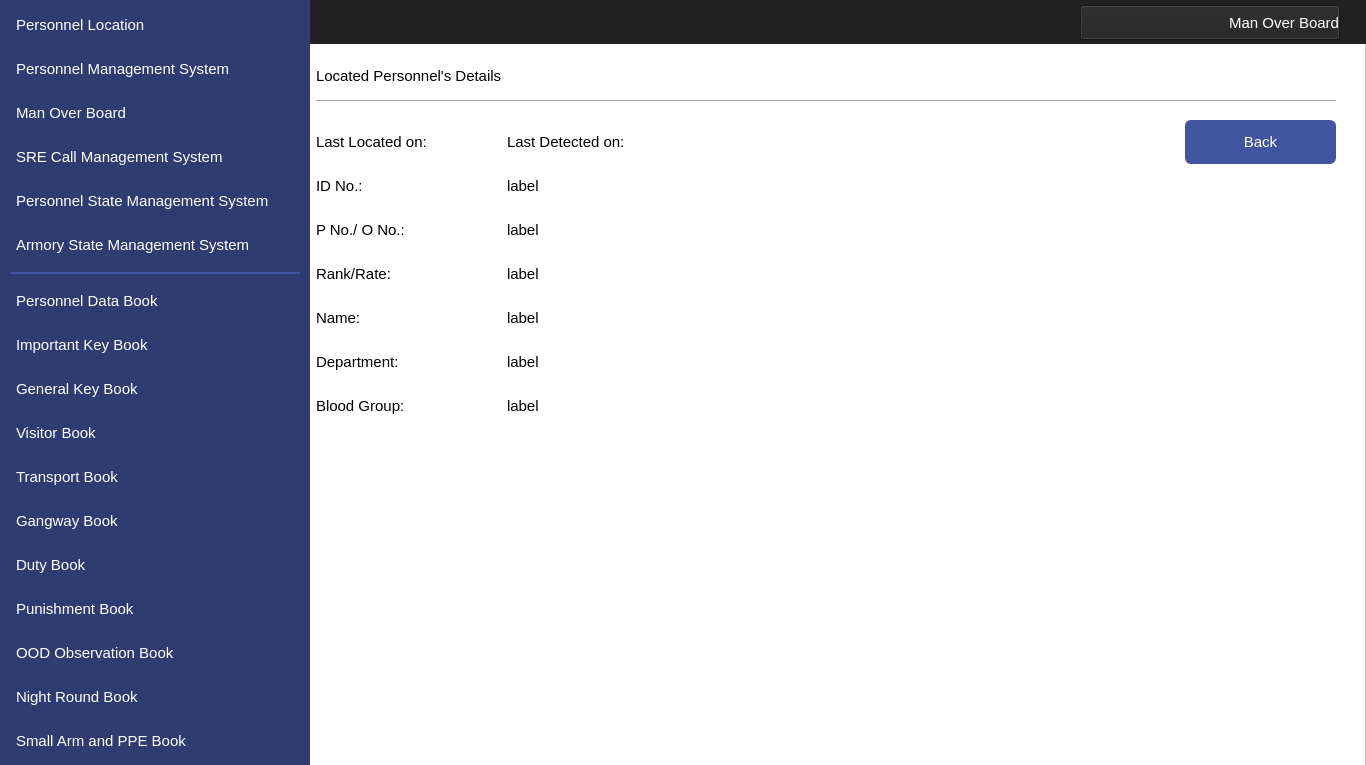
<?xml version="1.0" encoding="UTF-8"?>
<ui version="4.0">
 <class>MainWindow</class>
 <widget class="QMainWindow" name="MainWindow">
  <property name="geometry">
   <rect>
    <x>0</x>
    <y>0</y>
    <width>1366</width>
    <height>765</height>
   </rect>
  </property>
  <property name="windowTitle">
   <string>MainWindow</string>
  </property>
  <widget class="QWidget" name="centralwidget">
   <widget class="QFrame" name="frame">
    <property name="geometry">
     <rect>
      <x>0</x>
      <y>0</y>
      <width>1366</width>
      <height>768</height>
     </rect>
    </property>
    <property name="styleSheet">
     <string notr="true">background-color: #ffffff</string>
    </property>
    <property name="frameShape">
     <enum>QFrame::StyledPanel</enum>
    </property>
    <property name="frameShadow">
     <enum>QFrame::Raised</enum>
    </property>
    <widget class="QLabel" name="label">
     <property name="geometry">
      <rect>
       <x>0</x>
       <y>0</y>
       <width>310</width>
       <height>768</height>
      </rect>
     </property>
     <property name="styleSheet">
      <string notr="true">
background-color:#2F3C71;</string>
     </property>
     <property name="text">
      <string/>
     </property>
    </widget>
    <widget class="QLabel" name="label_2">
     <property name="geometry">
      <rect>
       <x>0</x>
       <y>0</y>
       <width>1366</width>
       <height>44</height>
      </rect>
     </property>
     <property name="styleSheet">
      <string notr="true">
background-color:#222222;</string>
     </property>
     <property name="text">
      <string/>
     </property>
    </widget>
    <widget class="QPushButton" name="navViewPunishment">
     <property name="geometry">
      <rect>
       <x>10</x>
       <y>587</y>
       <width>290</width>
       <height>44</height>
      </rect>
     </property>
     <property name="font">
      <font>
       <family>Segoe UI</family>
       <pointsize>11</pointsize>
      </font>
     </property>
     <property name="cursor">
      <cursorShape>PointingHandCursor</cursorShape>
     </property>
     <property name="styleSheet">
      <string notr="true">QPushButton 
{
    text-align: left;
    color: #ffffff;
    background-color:#2F3C71;
    border-width: 1px;
    border-color: #2F3C71;
    border-style: solid;
    border-radius: 6;
    padding: 3px;
    font-size: 11pt;
    padding-left: 5px;
    outline:none;
    padding-right: 5px;
    min-width: 40px;
}

QPushButton:hover
{
    background-color:#4154A0;
}


QPushButton:pressed
{
    background-color: #384889;
 	border-width: 3px;
    border-color: #5C70BC;
    border-style: solid;
    border-radius: 6;

}</string>
     </property>
     <property name="text">
      <string>Punishment Book</string>
     </property>
     <property name="icon">
      <iconset resource="../IconResource.qrc">
       <normaloff>:/images/punishment.png</normaloff>:/images/punishment.png</iconset>
     </property>
     <property name="iconSize">
      <size>
       <width>25</width>
       <height>25</height>
      </size>
     </property>
     <property name="flat">
      <bool>false</bool>
     </property>
    </widget>
    <widget class="QPushButton" name="navViewImpKey">
     <property name="geometry">
      <rect>
       <x>10</x>
       <y>323</y>
       <width>290</width>
       <height>44</height>
      </rect>
     </property>
     <property name="font">
      <font>
       <family>Segoe UI</family>
       <pointsize>11</pointsize>
      </font>
     </property>
     <property name="cursor">
      <cursorShape>PointingHandCursor</cursorShape>
     </property>
     <property name="styleSheet">
      <string notr="true">QPushButton 
{
    text-align: left;
    color: #ffffff;
    background-color:#2F3C71;
    border-width: 1px;
    border-color: #2F3C71;
    border-style: solid;
    border-radius: 6;
    padding: 3px;
    outline:none;
    font-size: 11pt;
    padding-left: 5px;
    padding-right: 5px;
    min-width: 40px;
}

QPushButton:hover
{
    background-color:#4154A0;
}
QPushButton:pressed
{
    background-color: #384889;
 	border-width: 3px;
    border-color: #5C70BC;
    border-style: solid;
    border-radius: 6;

}</string>
     </property>
     <property name="text">
      <string>Important Key Book</string>
     </property>
     <property name="icon">
      <iconset resource="../IconResource.qrc">
       <normaloff>:/images/impKey.png</normaloff>:/images/impKey.png</iconset>
     </property>
     <property name="iconSize">
      <size>
       <width>25</width>
       <height>25</height>
      </size>
     </property>
     <property name="flat">
      <bool>false</bool>
     </property>
    </widget>
    <widget class="QPushButton" name="navViewGenKey">
     <property name="geometry">
      <rect>
       <x>10</x>
       <y>367</y>
       <width>290</width>
       <height>44</height>
      </rect>
     </property>
     <property name="font">
      <font>
       <family>Segoe UI</family>
       <pointsize>11</pointsize>
      </font>
     </property>
     <property name="cursor">
      <cursorShape>PointingHandCursor</cursorShape>
     </property>
     <property name="styleSheet">
      <string notr="true">QPushButton 
{
    text-align: left;
    color: #ffffff;
    background-color:#2F3C71;
    border-width: 1px;
    border-color: #2F3C71;
    border-style: solid;
    border-radius: 6;
    padding: 3px;
    outline:none;
    font-size: 11pt;
    padding-left: 5px;
    padding-right: 5px;
    min-width: 40px;
}

QPushButton:hover
{
    background-color:#4154A0;
}

QPushButton:pressed
{
    background-color: #384889;
 	border-width: 3px;
    border-color: #5C70BC;
    border-style: solid;
    border-radius: 6;

}</string>
     </property>
     <property name="text">
      <string>General Key Book</string>
     </property>
     <property name="icon">
      <iconset resource="../IconResource.qrc">
       <normaloff>:/images/genKey.png</normaloff>:/images/genKey.png</iconset>
     </property>
     <property name="iconSize">
      <size>
       <width>25</width>
       <height>25</height>
      </size>
     </property>
     <property name="flat">
      <bool>false</bool>
     </property>
    </widget>
    <widget class="QPushButton" name="navViewVisitor">
     <property name="geometry">
      <rect>
       <x>10</x>
       <y>411</y>
       <width>290</width>
       <height>44</height>
      </rect>
     </property>
     <property name="font">
      <font>
       <family>Segoe UI</family>
       <pointsize>11</pointsize>
      </font>
     </property>
     <property name="cursor">
      <cursorShape>PointingHandCursor</cursorShape>
     </property>
     <property name="styleSheet">
      <string notr="true">QPushButton 
{
    text-align: left;
    color: #ffffff;
    background-color:#2F3C71;
    border-width: 1px;
    border-color: #2F3C71;
    border-style: solid;
    border-radius: 6;
    padding: 3px;
    outline:none;
    font-size: 11pt;
    padding-left: 5px;
    padding-right: 5px;
    min-width: 40px;
}

QPushButton:hover
{
    background-color:#4154A0;
}

QPushButton:pressed
{
    background-color: #384889;
 	border-width: 3px;
    border-color: #5C70BC;
    border-style: solid;
    border-radius: 6;
}</string>
     </property>
     <property name="text">
      <string>Visitor Book</string>
     </property>
     <property name="icon">
      <iconset resource="../IconResource.qrc">
       <normaloff>:/images/visitor.png</normaloff>:/images/visitor.png</iconset>
     </property>
     <property name="iconSize">
      <size>
       <width>25</width>
       <height>25</height>
      </size>
     </property>
     <property name="flat">
      <bool>false</bool>
     </property>
    </widget>
    <widget class="QPushButton" name="navViewTransport">
     <property name="geometry">
      <rect>
       <x>10</x>
       <y>455</y>
       <width>290</width>
       <height>44</height>
      </rect>
     </property>
     <property name="font">
      <font>
       <family>Segoe UI</family>
       <pointsize>11</pointsize>
      </font>
     </property>
     <property name="cursor">
      <cursorShape>PointingHandCursor</cursorShape>
     </property>
     <property name="styleSheet">
      <string notr="true">QPushButton 
{
    text-align: left;
    color: #ffffff;
    background-color:#2F3C71;
    border-width: 1px;
    border-color: #2F3C71;
    border-style: solid;
    border-radius: 6;
    padding: 3px;
    font-size: 11pt;
    padding-left: 5px;
    padding-right: 5px;
    outline:none;
    min-width: 40px;
}

QPushButton:hover
{
    background-color:#4154A0;
}
QPushButton:pressed
{
    background-color: #384889;
 	border-width: 3px;
    border-color: #5C70BC;
    border-style: solid;
    border-radius: 6;

}</string>
     </property>
     <property name="text">
      <string>Transport Book</string>
     </property>
     <property name="icon">
      <iconset resource="../IconResource.qrc">
       <normaloff>:/images/transport.png</normaloff>:/images/transport.png</iconset>
     </property>
     <property name="iconSize">
      <size>
       <width>25</width>
       <height>25</height>
      </size>
     </property>
     <property name="flat">
      <bool>false</bool>
     </property>
    </widget>
    <widget class="QPushButton" name="navViewGangway">
     <property name="geometry">
      <rect>
       <x>10</x>
       <y>499</y>
       <width>290</width>
       <height>44</height>
      </rect>
     </property>
     <property name="font">
      <font>
       <family>Segoe UI</family>
       <pointsize>11</pointsize>
      </font>
     </property>
     <property name="cursor">
      <cursorShape>PointingHandCursor</cursorShape>
     </property>
     <property name="styleSheet">
      <string notr="true">QPushButton 
{
    text-align: left;
    color: #ffffff;
    background-color:#2F3C71;
    border-width: 1px;
    border-color: #2F3C71;
    border-style: solid;
    border-radius: 6;
    padding: 3px;
    font-size: 11pt;
    padding-left: 5px;
    outline:none;
    padding-right: 5px;
    min-width: 40px;
}

QPushButton:hover
{
    background-color:#4154A0;
}
QPushButton:pressed
{
    background-color: #384889;
 	border-width: 3px;
    border-color: #5C70BC;
    border-style: solid;
    border-radius: 6;

}</string>
     </property>
     <property name="text">
      <string>Gangway Book</string>
     </property>
     <property name="icon">
      <iconset resource="../IconResource.qrc">
       <normaloff>:/images/gangway.png</normaloff>:/images/gangway.png</iconset>
     </property>
     <property name="iconSize">
      <size>
       <width>25</width>
       <height>25</height>
      </size>
     </property>
     <property name="flat">
      <bool>false</bool>
     </property>
    </widget>
    <widget class="QPushButton" name="navViewDuty">
     <property name="geometry">
      <rect>
       <x>10</x>
       <y>543</y>
       <width>290</width>
       <height>44</height>
      </rect>
     </property>
     <property name="font">
      <font>
       <family>Segoe UI</family>
       <pointsize>11</pointsize>
      </font>
     </property>
     <property name="cursor">
      <cursorShape>PointingHandCursor</cursorShape>
     </property>
     <property name="styleSheet">
      <string notr="true">QPushButton 
{
    text-align: left;
    color: #ffffff;
    background-color:#2F3C71;
    border-width: 1px;
    border-color: #2F3C71;
    border-style: solid;
    outline:none;
    border-radius: 6;
    padding: 3px;
    font-size: 11pt;
    padding-left: 5px;
    padding-right: 5px;
    min-width: 40px;
}

QPushButton:hover
{
    background-color:#4154A0;
}
QPushButton:pressed
{
    background-color: #384889;
 	border-width: 3px;
    border-color: #5C70BC;
    border-style: solid;
    border-radius: 6;

}</string>
     </property>
     <property name="text">
      <string>Duty Book</string>
     </property>
     <property name="icon">
      <iconset resource="../IconResource.qrc">
       <normaloff>:/images/duty.png</normaloff>:/images/duty.png</iconset>
     </property>
     <property name="iconSize">
      <size>
       <width>25</width>
       <height>25</height>
      </size>
     </property>
     <property name="flat">
      <bool>false</bool>
     </property>
    </widget>
    <widget class="QPushButton" name="navViewNight">
     <property name="geometry">
      <rect>
       <x>10</x>
       <y>675</y>
       <width>290</width>
       <height>44</height>
      </rect>
     </property>
     <property name="font">
      <font>
       <family>Segoe UI</family>
       <pointsize>11</pointsize>
      </font>
     </property>
     <property name="cursor">
      <cursorShape>PointingHandCursor</cursorShape>
     </property>
     <property name="styleSheet">
      <string notr="true">QPushButton 
{
    text-align: left;
    color: #ffffff;
    background-color:#2F3C71;
    border-width: 1px;
    border-color: #2F3C71;
    border-style: solid;
    border-radius: 6;
    padding: 3px;
    font-size: 11pt;
    padding-left: 5px;
    outline:none;
    padding-right: 5px;
    min-width: 40px;
}

QPushButton:hover
{
    background-color:#4154A0;
}
QPushButton:pressed
{
    background-color: #384889;
 	border-width: 3px;
    border-color: #5C70BC;
    border-style: solid;
    border-radius: 6;

}</string>
     </property>
     <property name="text">
      <string>Night Round Book</string>
     </property>
     <property name="icon">
      <iconset resource="../IconResource.qrc">
       <normaloff>:/images/night.png</normaloff>:/images/night.png</iconset>
     </property>
     <property name="iconSize">
      <size>
       <width>25</width>
       <height>25</height>
      </size>
     </property>
     <property name="flat">
      <bool>false</bool>
     </property>
    </widget>
    <widget class="QLabel" name="label_4">
     <property name="geometry">
      <rect>
       <x>10</x>
       <y>272</y>
       <width>290</width>
       <height>2</height>
      </rect>
     </property>
     <property name="styleSheet">
      <string notr="true">background-color:#4154A0;</string>
     </property>
     <property name="text">
      <string/>
     </property>
    </widget>
    <widget class="QPushButton" name="navViewMOB">
     <property name="geometry">
      <rect>
       <x>10</x>
       <y>91</y>
       <width>290</width>
       <height>44</height>
      </rect>
     </property>
     <property name="font">
      <font>
       <family>Segoe UI</family>
       <pointsize>11</pointsize>
      </font>
     </property>
     <property name="cursor">
      <cursorShape>PointingHandCursor</cursorShape>
     </property>
     <property name="styleSheet">
      <string notr="true">QPushButton 
{
    text-align: left;
    color: #ffffff;
    background-color:#2F3C71;
    border-width: 1px;
    border-color: #2F3C71;
    border-style: solid;
    outline:none;
    border-radius: 6;
    padding: 3px;
    font-size: 11pt;
    padding-left: 5px;
    padding-right: 5px;
    min-width: 40px;
}

QPushButton:active
{
    background-color:#4154A0;
}
QPushButton:hover
{
    background-color:#4154A0;
}
QPushButton:pressed
{
    background-color: #384889;
 	border-width: 3px;
    border-color: #5C70BC;
    border-style: solid;
    border-radius: 6;

}</string>
     </property>
     <property name="text">
      <string>Man Over Board</string>
     </property>
     <property name="icon">
      <iconset resource="../IconResource.qrc">
       <normaloff>:/images/mob.png</normaloff>:/images/mob.png</iconset>
     </property>
     <property name="iconSize">
      <size>
       <width>32</width>
       <height>32</height>
      </size>
     </property>
     <property name="flat">
      <bool>false</bool>
     </property>
    </widget>
    <widget class="QPushButton" name="navViewLocation">
     <property name="geometry">
      <rect>
       <x>10</x>
       <y>3</y>
       <width>290</width>
       <height>44</height>
      </rect>
     </property>
     <property name="font">
      <font>
       <family>Segoe UI</family>
       <pointsize>11</pointsize>
      </font>
     </property>
     <property name="cursor">
      <cursorShape>PointingHandCursor</cursorShape>
     </property>
     <property name="styleSheet">
      <string notr="true">QPushButton 
{
    text-align: left;
    color: #ffffff;
    background-color:#2F3C71;
    border-width: 1px;
    border-color: #2F3C71;
    border-style: solid;
    border-radius: 6;
    padding: 3px;
    font-size: 11pt;
    padding-left: 5px;
    padding-right: 5px;
    min-width: 40px;
    outline:none;
}

QPushButton:hover
{
    background-color:#4154A0;
}
QPushButton:pressed
{
    background-color: #384889;
 	border-width: 3px;
    border-color: #5C70BC;
    border-style: solid;
    border-radius: 6;

}</string>
     </property>
     <property name="text">
      <string>Personnel Location</string>
     </property>
     <property name="icon">
      <iconset resource="../IconResource.qrc">
       <normaloff>:/images/locate.png</normaloff>:/images/locate.png</iconset>
     </property>
     <property name="iconSize">
      <size>
       <width>25</width>
       <height>25</height>
      </size>
     </property>
     <property name="flat">
      <bool>false</bool>
     </property>
    </widget>
    <widget class="QPushButton" name="navViewManagement">
     <property name="geometry">
      <rect>
       <x>10</x>
       <y>47</y>
       <width>290</width>
       <height>44</height>
      </rect>
     </property>
     <property name="font">
      <font>
       <family>Segoe UI</family>
       <pointsize>11</pointsize>
      </font>
     </property>
     <property name="cursor">
      <cursorShape>PointingHandCursor</cursorShape>
     </property>
     <property name="styleSheet">
      <string notr="true">QPushButton 
{
    text-align: left;
    color: #ffffff;
    background-color:#2F3C71;
    border-width: 1px;
    border-color: #2F3C71;
    border-style: solid;
    border-radius: 6;
    padding: 3px;
    font-size: 11pt;
    padding-left: 5px;
    padding-right: 5px;
    min-width: 40px;
    outline:none;
}

QPushButton:hover
{
    background-color:#4154A0;
}
QPushButton:pressed
{
    background-color: #384889;
 	border-width: 3px;
    border-color: #5C70BC;
    border-style: solid;
    border-radius: 6;

}</string>
     </property>
     <property name="text">
      <string>Personnel Management System</string>
     </property>
     <property name="icon">
      <iconset resource="../IconResource.qrc">
       <normaloff>:/images/personnel.png</normaloff>:/images/personnel.png</iconset>
     </property>
     <property name="iconSize">
      <size>
       <width>32</width>
       <height>32</height>
      </size>
     </property>
     <property name="flat">
      <bool>false</bool>
     </property>
    </widget>
    <widget class="QPushButton" name="navViewPPE">
     <property name="geometry">
      <rect>
       <x>10</x>
       <y>719</y>
       <width>290</width>
       <height>44</height>
      </rect>
     </property>
     <property name="font">
      <font>
       <family>Segoe UI</family>
       <pointsize>11</pointsize>
      </font>
     </property>
     <property name="cursor">
      <cursorShape>PointingHandCursor</cursorShape>
     </property>
     <property name="styleSheet">
      <string notr="true">QPushButton 
{
    text-align: left;
    color: #ffffff;
    background-color:#2F3C71;
    border-width: 1px;
    border-color: #2F3C71;
    border-style: solid;
    outline:none;
    border-radius: 6;
    padding: 3px;
    font-size: 11pt;
    padding-left: 5px;
    padding-right: 5px;
    min-width: 40px;
    outline:none;
}

QPushButton:hover
{
    background-color:#4154A0;
}
QPushButton:pressed
{
    background-color: #384889;
 	border-width: 3px;
    border-color: #5C70BC;
    border-style: solid;
    border-radius: 6;

}</string>
     </property>
     <property name="text">
      <string>Small Arm and PPE Book</string>
     </property>
     <property name="icon">
      <iconset resource="../IconResource.qrc">
       <normaloff>:/images/armPPE.png</normaloff>:/images/armPPE.png</iconset>
     </property>
     <property name="iconSize">
      <size>
       <width>25</width>
       <height>25</height>
      </size>
     </property>
     <property name="flat">
      <bool>false</bool>
     </property>
    </widget>
    <widget class="QPushButton" name="navViewOOD">
     <property name="geometry">
      <rect>
       <x>10</x>
       <y>631</y>
       <width>290</width>
       <height>44</height>
      </rect>
     </property>
     <property name="font">
      <font>
       <family>Segoe UI</family>
       <pointsize>11</pointsize>
      </font>
     </property>
     <property name="cursor">
      <cursorShape>PointingHandCursor</cursorShape>
     </property>
     <property name="styleSheet">
      <string notr="true">QPushButton 
{
    text-align: left;
    color: #ffffff;
    background-color:#2F3C71;
    border-width: 1px;
    border-color: #2F3C71;
    border-style: solid;
    border-radius: 6;
    padding: 3px;
    font-size: 11pt;
    padding-left: 5px;
    outline:none;
    padding-right: 5px;
    min-width: 40px;
}

QPushButton:hover
{
    background-color:#4154A0;
}
QPushButton:pressed
{
    background-color: #384889;
 	border-width: 3px;
    border-color: #5C70BC;
    border-style: solid;
    border-radius: 6;

}</string>
     </property>
     <property name="text">
      <string>OOD Observation Book</string>
     </property>
     <property name="icon">
      <iconset resource="../IconResource.qrc">
       <normaloff>:/images/oodObserve.png</normaloff>:/images/oodObserve.png</iconset>
     </property>
     <property name="iconSize">
      <size>
       <width>25</width>
       <height>25</height>
      </size>
     </property>
     <property name="flat">
      <bool>false</bool>
     </property>
    </widget>
    <widget class="QPushButton" name="navViewCMS">
     <property name="geometry">
      <rect>
       <x>10</x>
       <y>135</y>
       <width>290</width>
       <height>44</height>
      </rect>
     </property>
     <property name="font">
      <font>
       <family>Segoe UI</family>
       <pointsize>11</pointsize>
      </font>
     </property>
     <property name="cursor">
      <cursorShape>PointingHandCursor</cursorShape>
     </property>
     <property name="styleSheet">
      <string notr="true">QPushButton 
{
    text-align: left;
    color: #ffffff;
    background-color:#2F3C71;
    border-width: 1px;
    border-color: #2F3C71;
    border-style: solid;
    border-radius: 6;
    padding: 3px;
    font-size: 11pt;
    padding-left: 5px;
    padding-right: 5px;
    outline:none;
    min-width: 40px;
}

QPushButton:hover
{
    background-color:#4154A0;
}
QPushButton:pressed
{
    background-color: #384889;
 	border-width: 3px;
    border-color: #5C70BC;
    border-style: solid;
    border-radius: 6;

}</string>
     </property>
     <property name="text">
      <string>SRE Call Management System</string>
     </property>
     <property name="icon">
      <iconset resource="../IconResource.qrc">
       <normaloff>:/images/sreCall.png</normaloff>:/images/sreCall.png</iconset>
     </property>
     <property name="iconSize">
      <size>
       <width>25</width>
       <height>25</height>
      </size>
     </property>
     <property name="flat">
      <bool>false</bool>
     </property>
    </widget>
    <widget class="QPushButton" name="pushButton">
     <property name="enabled">
      <bool>true</bool>
     </property>
     <property name="geometry">
      <rect>
       <x>1080</x>
       <y>5</y>
       <width>260</width>
       <height>35</height>
      </rect>
     </property>
     <property name="font">
      <font>
       <family>Segoe UI</family>
       <pointsize>11</pointsize>
      </font>
     </property>
     <property name="styleSheet">
      <string notr="true"> text-align: right;
    color: #ffffff;
    background-color:#222222;</string>
     </property>
     <property name="text">
      <string>Man Over Board</string>
     </property>
     <property name="icon">
      <iconset resource="../IconResource.qrc">
       <normaloff>:/images/mob.png</normaloff>:/images/mob.png</iconset>
     </property>
     <property name="iconSize">
      <size>
       <width>32</width>
       <height>32</height>
      </size>
     </property>
    </widget>
    <widget class="QPushButton" name="pushButton_2">
     <property name="enabled">
      <bool>true</bool>
     </property>
     <property name="geometry">
      <rect>
       <x>316</x>
       <y>680</y>
       <width>100</width>
       <height>80</height>
      </rect>
     </property>
     <property name="styleSheet">
      <string notr="true"> border:1px solid #fff;
    border-radius:4px;
    outline:none;</string>
     </property>
     <property name="text">
      <string/>
     </property>
     <property name="icon">
      <iconset resource="../IconResource.qrc">
       <normaloff>:/images/logoMTIP.png</normaloff>:/images/logoMTIP.png</iconset>
     </property>
     <property name="iconSize">
      <size>
       <width>200</width>
       <height>200</height>
      </size>
     </property>
    </widget>
    <widget class="QPushButton" name="navViewPersonnel">
     <property name="geometry">
      <rect>
       <x>10</x>
       <y>279</y>
       <width>290</width>
       <height>44</height>
      </rect>
     </property>
     <property name="font">
      <font>
       <family>Segoe UI</family>
       <pointsize>11</pointsize>
      </font>
     </property>
     <property name="cursor">
      <cursorShape>PointingHandCursor</cursorShape>
     </property>
     <property name="styleSheet">
      <string notr="true">QPushButton 
{
    text-align: left;
    color: #ffffff;
    background-color:#2F3C71;
    border-width: 1px;
    border-color: #2F3C71;
    border-style: solid;
    border-radius: 6;
    outline:none;
    padding: 3px;
    font-size: 11pt;
    padding-left: 5px;
    padding-right: 5px;
    min-width: 40px;
}

QPushButton:hover
{
    background-color:#4154A0;
}

QPushButton:pressed
{
    background-color: #384889;
 	border-width: 3px;
    border-color: #5C70BC;
    border-style: solid;
    border-radius: 6;

}</string>
     </property>
     <property name="text">
      <string>Personnel Data Book</string>
     </property>
     <property name="icon">
      <iconset resource="../IconResource.qrc">
       <normaloff>:/images/personnelData.png</normaloff>:/images/personnelData.png</iconset>
     </property>
     <property name="iconSize">
      <size>
       <width>25</width>
       <height>25</height>
      </size>
     </property>
     <property name="flat">
      <bool>false</bool>
     </property>
    </widget>
    <widget class="QPushButton" name="navViewStatePersonnel">
     <property name="geometry">
      <rect>
       <x>10</x>
       <y>179</y>
       <width>290</width>
       <height>44</height>
      </rect>
     </property>
     <property name="font">
      <font>
       <family>Segoe UI</family>
       <pointsize>11</pointsize>
      </font>
     </property>
     <property name="cursor">
      <cursorShape>PointingHandCursor</cursorShape>
     </property>
     <property name="styleSheet">
      <string notr="true">QPushButton 
{
    text-align: left;
    color: #ffffff;
    background-color:#2F3C71;
    border-width: 1px;
    border-color: #2F3C71;
    border-style: solid;
    border-radius: 6;
    padding: 3px;
    font-size: 11pt;
    padding-left: 5px;
    outline:none;
    padding-right: 5px;
    min-width: 40px;
}

QPushButton:hover
{
    background-color:#4154A0;
}
QPushButton:pressed
{
    background-color: #384889;
 	border-width: 3px;
    border-color: #5C70BC;
    border-style: solid;
    border-radius: 6;

}</string>
     </property>
     <property name="text">
      <string>Personnel State Management System</string>
     </property>
     <property name="icon">
      <iconset resource="../IconResource.qrc">
       <normaloff>:/images/armoryState.png</normaloff>:/images/armoryState.png</iconset>
     </property>
     <property name="iconSize">
      <size>
       <width>25</width>
       <height>25</height>
      </size>
     </property>
     <property name="flat">
      <bool>false</bool>
     </property>
    </widget>
    <widget class="QPushButton" name="navMob">
     <property name="geometry">
      <rect>
       <x>1185</x>
       <y>120</y>
       <width>151</width>
       <height>44</height>
      </rect>
     </property>
     <property name="font">
      <font>
       <family>Segoe UI</family>
       <pointsize>11</pointsize>
      </font>
     </property>
     <property name="cursor">
      <cursorShape>PointingHandCursor</cursorShape>
     </property>
     <property name="styleSheet">
      <string notr="true">QPushButton
{
    color: #ffffff;
    background-color:#4154A0;
    border-width: 1px;
    border-color: #4154A0;
    border-style: solid;
    border-radius: 6;
    padding: 3px;
    outline:none;
    font-size: 11pt;
    padding-left: 5px;
    padding-right: 5px;
    min-width: 40px;
}

QPushButton:hover
{
    background-color:#384889
}
QPushButton:pressed
{
    background-color: #384889;
 	border-width: 3px;
    border-color: #5C70BC;
    border-style: solid;
    border-radius: 6;

}</string>
     </property>
     <property name="text">
      <string>Back</string>
     </property>
     <property name="icon">
      <iconset resource="../IconResource.qrc">
       <normaloff>:/images/back.png</normaloff>:/images/back.png</iconset>
     </property>
     <property name="iconSize">
      <size>
       <width>25</width>
       <height>25</height>
      </size>
     </property>
    </widget>
    <widget class="QPushButton" name="navViewStateArmory">
     <property name="geometry">
      <rect>
       <x>10</x>
       <y>223</y>
       <width>290</width>
       <height>44</height>
      </rect>
     </property>
     <property name="font">
      <font>
       <family>Segoe UI</family>
       <pointsize>11</pointsize>
      </font>
     </property>
     <property name="cursor">
      <cursorShape>PointingHandCursor</cursorShape>
     </property>
     <property name="styleSheet">
      <string notr="true">QPushButton 
{
    text-align: left;
    color: #ffffff;
    background-color:#2F3C71;
    border-width: 1px;
    border-color: #2F3C71;
    border-style: solid;
    border-radius: 6;
    outline:none;
    padding: 3px;
    font-size: 11pt;
    padding-left: 5px;
    padding-right: 5px;
    min-width: 40px;
}

QPushButton:hover
{
    background-color:#4154A0;
}
QPushButton:pressed
{
    background-color: #384889;
 	border-width: 3px;
    border-color: #5C70BC;
    border-style: solid;
    border-radius: 6;

}</string>
     </property>
     <property name="text">
      <string>Armory State Management System</string>
     </property>
     <property name="icon">
      <iconset resource="../IconResource.qrc">
       <normaloff>:/images/armory.png</normaloff>:/images/armory.png</iconset>
     </property>
     <property name="iconSize">
      <size>
       <width>25</width>
       <height>25</height>
      </size>
     </property>
     <property name="flat">
      <bool>false</bool>
     </property>
    </widget>
    <widget class="QLabel" name="label_11">
     <property name="geometry">
      <rect>
       <x>316</x>
       <y>252</y>
       <width>191</width>
       <height>44</height>
      </rect>
     </property>
     <property name="font">
      <font>
       <family>Segoe UI</family>
       <pointsize>11</pointsize>
      </font>
     </property>
     <property name="layoutDirection">
      <enum>Qt::LeftToRight</enum>
     </property>
     <property name="styleSheet">
      <string notr="true">color: #000000;
background-color:#ffffff;
font-size: 11pt</string>
     </property>
     <property name="text">
      <string>Rank/Rate:</string>
     </property>
     <property name="alignment">
      <set>Qt::AlignLeading|Qt::AlignLeft|Qt::AlignVCenter</set>
     </property>
    </widget>
    <widget class="QLabel" name="lblBGroup">
     <property name="geometry">
      <rect>
       <x>507</x>
       <y>384</y>
       <width>191</width>
       <height>44</height>
      </rect>
     </property>
     <property name="font">
      <font>
       <family>Segoe UI</family>
       <pointsize>11</pointsize>
      </font>
     </property>
     <property name="layoutDirection">
      <enum>Qt::LeftToRight</enum>
     </property>
     <property name="styleSheet">
      <string notr="true">color: #000000;
background-color:#ffffff;
font-size: 11pt</string>
     </property>
     <property name="text">
      <string>label</string>
     </property>
     <property name="alignment">
      <set>Qt::AlignLeading|Qt::AlignLeft|Qt::AlignVCenter</set>
     </property>
    </widget>
    <widget class="QLabel" name="label_12">
     <property name="geometry">
      <rect>
       <x>316</x>
       <y>296</y>
       <width>191</width>
       <height>44</height>
      </rect>
     </property>
     <property name="font">
      <font>
       <family>Segoe UI</family>
       <pointsize>11</pointsize>
      </font>
     </property>
     <property name="layoutDirection">
      <enum>Qt::LeftToRight</enum>
     </property>
     <property name="styleSheet">
      <string notr="true">color: #000000;
background-color:#ffffff;
font-size: 11pt</string>
     </property>
     <property name="text">
      <string>Name:</string>
     </property>
     <property name="alignment">
      <set>Qt::AlignLeading|Qt::AlignLeft|Qt::AlignVCenter</set>
     </property>
    </widget>
    <widget class="QLabel" name="label_15">
     <property name="geometry">
      <rect>
       <x>316</x>
       <y>384</y>
       <width>191</width>
       <height>44</height>
      </rect>
     </property>
     <property name="font">
      <font>
       <family>Segoe UI</family>
       <pointsize>11</pointsize>
      </font>
     </property>
     <property name="layoutDirection">
      <enum>Qt::LeftToRight</enum>
     </property>
     <property name="styleSheet">
      <string notr="true">color: #000000;
background-color:#ffffff;
font-size: 11pt</string>
     </property>
     <property name="text">
      <string>Blood Group:</string>
     </property>
     <property name="alignment">
      <set>Qt::AlignLeading|Qt::AlignLeft|Qt::AlignVCenter</set>
     </property>
    </widget>
    <widget class="QLabel" name="lblRank">
     <property name="geometry">
      <rect>
       <x>507</x>
       <y>252</y>
       <width>191</width>
       <height>44</height>
      </rect>
     </property>
     <property name="font">
      <font>
       <family>Segoe UI</family>
       <pointsize>11</pointsize>
      </font>
     </property>
     <property name="layoutDirection">
      <enum>Qt::LeftToRight</enum>
     </property>
     <property name="styleSheet">
      <string notr="true">color: #000000;
background-color:#ffffff;
font-size: 11pt</string>
     </property>
     <property name="text">
      <string>label</string>
     </property>
     <property name="alignment">
      <set>Qt::AlignLeading|Qt::AlignLeft|Qt::AlignVCenter</set>
     </property>
    </widget>
    <widget class="QLabel" name="label_9">
     <property name="geometry">
      <rect>
       <x>316</x>
       <y>164</y>
       <width>191</width>
       <height>44</height>
      </rect>
     </property>
     <property name="font">
      <font>
       <family>Segoe UI</family>
       <pointsize>11</pointsize>
      </font>
     </property>
     <property name="layoutDirection">
      <enum>Qt::LeftToRight</enum>
     </property>
     <property name="styleSheet">
      <string notr="true">color: #000000;
background-color:#ffffff;
font-size: 11pt</string>
     </property>
     <property name="text">
      <string>ID No.:</string>
     </property>
     <property name="alignment">
      <set>Qt::AlignLeading|Qt::AlignLeft|Qt::AlignVCenter</set>
     </property>
    </widget>
    <widget class="QLabel" name="lblDepartment">
     <property name="geometry">
      <rect>
       <x>507</x>
       <y>340</y>
       <width>191</width>
       <height>44</height>
      </rect>
     </property>
     <property name="font">
      <font>
       <family>Segoe UI</family>
       <pointsize>11</pointsize>
      </font>
     </property>
     <property name="layoutDirection">
      <enum>Qt::LeftToRight</enum>
     </property>
     <property name="styleSheet">
      <string notr="true">color: #000000;
background-color:#ffffff;
font-size: 11pt</string>
     </property>
     <property name="text">
      <string>label</string>
     </property>
     <property name="alignment">
      <set>Qt::AlignLeading|Qt::AlignLeft|Qt::AlignVCenter</set>
     </property>
    </widget>
    <widget class="QLabel" name="lblPNo">
     <property name="geometry">
      <rect>
       <x>507</x>
       <y>208</y>
       <width>191</width>
       <height>44</height>
      </rect>
     </property>
     <property name="font">
      <font>
       <family>Segoe UI</family>
       <pointsize>11</pointsize>
      </font>
     </property>
     <property name="layoutDirection">
      <enum>Qt::LeftToRight</enum>
     </property>
     <property name="styleSheet">
      <string notr="true">color: #000000;
background-color:#ffffff;
font-size: 11pt</string>
     </property>
     <property name="text">
      <string>label</string>
     </property>
     <property name="alignment">
      <set>Qt::AlignLeading|Qt::AlignLeft|Qt::AlignVCenter</set>
     </property>
    </widget>
    <widget class="QLabel" name="label_14">
     <property name="geometry">
      <rect>
       <x>316</x>
       <y>340</y>
       <width>191</width>
       <height>44</height>
      </rect>
     </property>
     <property name="font">
      <font>
       <family>Segoe UI</family>
       <pointsize>11</pointsize>
      </font>
     </property>
     <property name="layoutDirection">
      <enum>Qt::LeftToRight</enum>
     </property>
     <property name="styleSheet">
      <string notr="true">color: #000000;
background-color:#ffffff;
font-size: 11pt</string>
     </property>
     <property name="text">
      <string>Department:</string>
     </property>
     <property name="alignment">
      <set>Qt::AlignLeading|Qt::AlignLeft|Qt::AlignVCenter</set>
     </property>
    </widget>
    <widget class="QLabel" name="lblName">
     <property name="geometry">
      <rect>
       <x>507</x>
       <y>296</y>
       <width>191</width>
       <height>44</height>
      </rect>
     </property>
     <property name="font">
      <font>
       <family>Segoe UI</family>
       <pointsize>11</pointsize>
      </font>
     </property>
     <property name="layoutDirection">
      <enum>Qt::LeftToRight</enum>
     </property>
     <property name="styleSheet">
      <string notr="true">color: #000000;
background-color:#ffffff;
font-size: 11pt</string>
     </property>
     <property name="text">
      <string>label</string>
     </property>
     <property name="alignment">
      <set>Qt::AlignLeading|Qt::AlignLeft|Qt::AlignVCenter</set>
     </property>
    </widget>
    <widget class="QLabel" name="label_10">
     <property name="geometry">
      <rect>
       <x>316</x>
       <y>208</y>
       <width>191</width>
       <height>44</height>
      </rect>
     </property>
     <property name="font">
      <font>
       <family>Segoe UI</family>
       <pointsize>11</pointsize>
      </font>
     </property>
     <property name="layoutDirection">
      <enum>Qt::LeftToRight</enum>
     </property>
     <property name="styleSheet">
      <string notr="true">color: #000000;
background-color:#ffffff;
font-size: 11pt</string>
     </property>
     <property name="text">
      <string>P No./ O No.:</string>
     </property>
     <property name="alignment">
      <set>Qt::AlignLeading|Qt::AlignLeft|Qt::AlignVCenter</set>
     </property>
    </widget>
    <zorder>label_2</zorder>
    <zorder>label</zorder>
    <zorder>navViewPunishment</zorder>
    <zorder>navViewImpKey</zorder>
    <zorder>navViewGenKey</zorder>
    <zorder>navViewVisitor</zorder>
    <zorder>navViewTransport</zorder>
    <zorder>navViewGangway</zorder>
    <zorder>navViewDuty</zorder>
    <zorder>navViewNight</zorder>
    <zorder>label_4</zorder>
    <zorder>navViewMOB</zorder>
    <zorder>navViewLocation</zorder>
    <zorder>navViewManagement</zorder>
    <zorder>navViewPPE</zorder>
    <zorder>navViewOOD</zorder>
    <zorder>navViewCMS</zorder>
    <zorder>pushButton</zorder>
    <zorder>pushButton_2</zorder>
    <zorder>navViewPersonnel</zorder>
    <zorder>navViewStatePersonnel</zorder>
    <zorder>navMob</zorder>
    <zorder>navViewStateArmory</zorder>
    <zorder>label_11</zorder>
    <zorder>lblBGroup</zorder>
    <zorder>label_12</zorder>
    <zorder>label_15</zorder>
    <zorder>lblRank</zorder>
    <zorder>label_9</zorder>
    <zorder>lblDepartment</zorder>
    <zorder>lblPNo</zorder>
    <zorder>label_14</zorder>
    <zorder>lblName</zorder>
    <zorder>label_10</zorder>
   </widget>
   <widget class="QLabel" name="label_13">
    <property name="geometry">
     <rect>
      <x>316</x>
      <y>100</y>
      <width>1020</width>
      <height>1</height>
     </rect>
    </property>
    <property name="styleSheet">
     <string notr="true">background-color:#A0A0A0;</string>
    </property>
    <property name="text">
     <string/>
    </property>
   </widget>
   <widget class="QLabel" name="label_6">
    <property name="geometry">
     <rect>
      <x>316</x>
      <y>60</y>
      <width>221</width>
      <height>31</height>
     </rect>
    </property>
    <property name="font">
     <font>
      <family>Segoe UI</family>
      <pointsize>11</pointsize>
     </font>
    </property>
    <property name="layoutDirection">
     <enum>Qt::LeftToRight</enum>
    </property>
    <property name="styleSheet">
     <string notr="true">color: #000000;
background-color:#ffffff;
font-size: 11pt</string>
    </property>
    <property name="text">
     <string>Located Personnel's Details</string>
    </property>
    <property name="alignment">
     <set>Qt::AlignLeading|Qt::AlignLeft|Qt::AlignVCenter</set>
    </property>
   </widget>
   <widget class="QLabel" name="label_7">
    <property name="geometry">
     <rect>
      <x>316</x>
      <y>120</y>
      <width>191</width>
      <height>44</height>
     </rect>
    </property>
    <property name="font">
     <font>
      <family>Segoe UI</family>
      <pointsize>11</pointsize>
     </font>
    </property>
    <property name="layoutDirection">
     <enum>Qt::LeftToRight</enum>
    </property>
    <property name="styleSheet">
     <string notr="true">color: #000000;
background-color:#ffffff;
font-size: 11pt</string>
    </property>
    <property name="text">
     <string>Last Located on:</string>
    </property>
    <property name="alignment">
     <set>Qt::AlignLeading|Qt::AlignLeft|Qt::AlignVCenter</set>
    </property>
   </widget>
   <widget class="QLabel" name="lblLastLocatedOn">
    <property name="geometry">
     <rect>
      <x>507</x>
      <y>120</y>
      <width>371</width>
      <height>44</height>
     </rect>
    </property>
    <property name="font">
     <font>
      <family>Segoe UI</family>
      <pointsize>11</pointsize>
     </font>
    </property>
    <property name="layoutDirection">
     <enum>Qt::LeftToRight</enum>
    </property>
    <property name="styleSheet">
     <string notr="true">color: #000000;
background-color:#ffffff;
font-size: 11pt</string>
    </property>
    <property name="text">
     <string>Last Detected on:</string>
    </property>
    <property name="alignment">
     <set>Qt::AlignLeading|Qt::AlignLeft|Qt::AlignVCenter</set>
    </property>
   </widget>
   <widget class="QLabel" name="lbIDNo">
    <property name="geometry">
     <rect>
      <x>507</x>
      <y>164</y>
      <width>191</width>
      <height>44</height>
     </rect>
    </property>
    <property name="font">
     <font>
      <family>Segoe UI</family>
      <pointsize>11</pointsize>
     </font>
    </property>
    <property name="layoutDirection">
     <enum>Qt::LeftToRight</enum>
    </property>
    <property name="styleSheet">
     <string notr="true">color: #000000;
background-color:#ffffff;
font-size: 11pt</string>
    </property>
    <property name="text">
     <string>label</string>
    </property>
    <property name="alignment">
     <set>Qt::AlignLeading|Qt::AlignLeft|Qt::AlignVCenter</set>
    </property>
   </widget>
  </widget>
 </widget>
 <resources>
  <include location="../IconResource.qrc"/>
 </resources>
 <connections/>
</ui>
